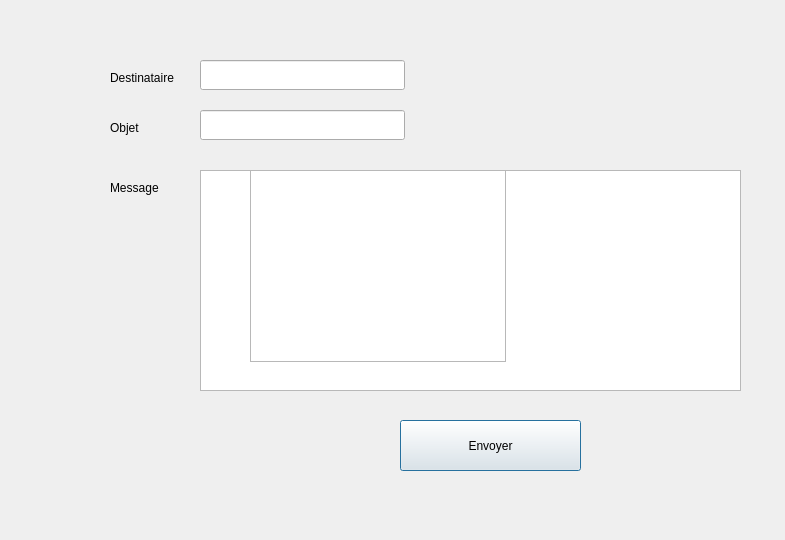
<?xml version="1.0" encoding="UTF-8"?>
<ui version="4.0">
 <class>mail</class>
 <widget class="QDialog" name="mail">
  <property name="geometry">
   <rect>
    <x>0</x>
    <y>0</y>
    <width>785</width>
    <height>540</height>
   </rect>
  </property>
  <property name="windowTitle">
   <string>Dialog</string>
  </property>
  <widget class="QLineEdit" name="subject">
   <property name="geometry">
    <rect>
     <x>200</x>
     <y>110</y>
     <width>205</width>
     <height>30</height>
    </rect>
   </property>
  </widget>
  <widget class="QTextEdit" name="msg">
   <property name="geometry">
    <rect>
     <x>200</x>
     <y>170</y>
     <width>541</width>
     <height>221</height>
    </rect>
   </property>
  </widget>
  <widget class="QPushButton" name="sendBtn">
   <property name="geometry">
    <rect>
     <x>400</x>
     <y>420</y>
     <width>181</width>
     <height>51</height>
    </rect>
   </property>
   <property name="text">
    <string>Envoyer</string>
   </property>
  </widget>
  <widget class="QLabel" name="label_3">
   <property name="geometry">
    <rect>
     <x>110</x>
     <y>180</y>
     <width>55</width>
     <height>16</height>
    </rect>
   </property>
   <property name="text">
    <string>Message</string>
   </property>
  </widget>
  <widget class="QLineEdit" name="rcpt">
   <property name="geometry">
    <rect>
     <x>200</x>
     <y>60</y>
     <width>205</width>
     <height>30</height>
    </rect>
   </property>
  </widget>
  <widget class="QLabel" name="label">
   <property name="geometry">
    <rect>
     <x>110</x>
     <y>70</y>
     <width>81</width>
     <height>16</height>
    </rect>
   </property>
   <property name="text">
    <string>Destinataire</string>
   </property>
  </widget>
  <widget class="QLabel" name="label_2">
   <property name="geometry">
    <rect>
     <x>110</x>
     <y>120</y>
     <width>55</width>
     <height>16</height>
    </rect>
   </property>
   <property name="text">
    <string>Objet</string>
   </property>
  </widget>
  <widget class="QLabel" name="label_4">
   <property name="geometry">
    <rect>
     <x>0</x>
     <y>10</y>
     <width>1920</width>
     <height>1080</height>
    </rect>
   </property>
   <property name="cursor">
    <cursorShape>IBeamCursor</cursorShape>
   </property>
   <property name="text">
    <string/>
   </property>
   <property name="pixmap">
    <pixmap>:/resources/img/fond.png</pixmap>
   </property>
  </widget>
  <widget class="QColumnView" name="columnView">
   <property name="geometry">
    <rect>
     <x>250</x>
     <y>170</y>
     <width>256</width>
     <height>192</height>
    </rect>
   </property>
  </widget>
 </widget>
 <resources/>
 <connections/>
</ui>
